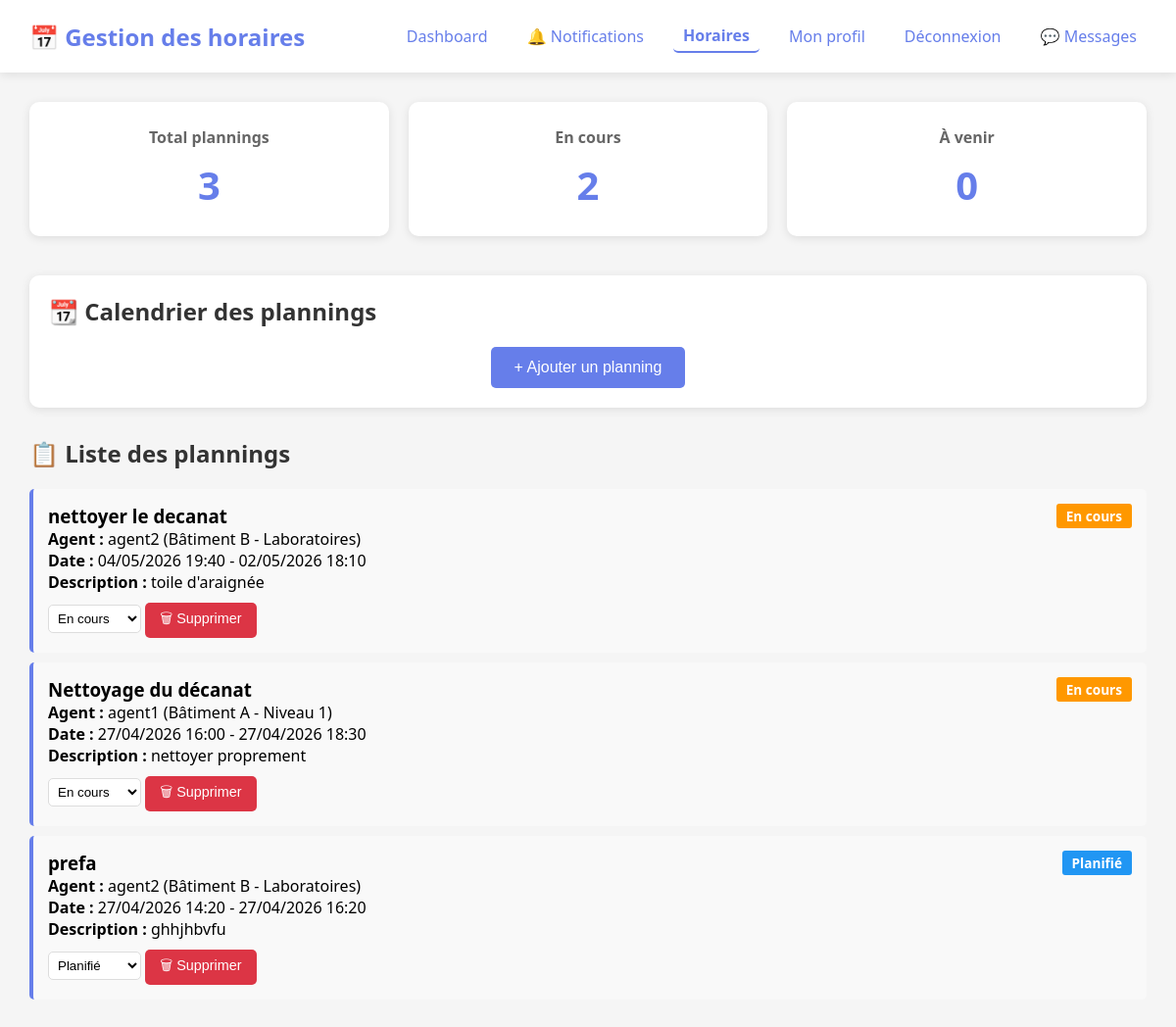
Page /schedules.php (signed in) on the committed database.
### tables this page shows
CREATE TABLE `schedules` (
  `id` int(11) NOT NULL,
  `agent_id` int(11) NOT NULL,
  `title` varchar(255) NOT NULL,
  `description` text DEFAULT NULL,
  `start_datetime` datetime NOT NULL,
  `end_datetime` datetime NOT NULL,
  `status` enum('planifie','en_cours','termine','annule') DEFAULT 'planifie',
  `created_by` int(11) NOT NULL,
  `created_at` timestamp NOT NULL DEFAULT current_timestamp(),
  `updated_at` timestamp NOT NULL DEFAULT current_timestamp() ON UPDATE current_timestamp()
);

CREATE TABLE `users` (
  `id` int(11) NOT NULL,
  `username` varchar(50) NOT NULL,
  `password` varchar(255) NOT NULL,
  `email` varchar(100) NOT NULL,
  `role` enum('responsable','agent') DEFAULT 'agent',
  `telephone` varchar(20) DEFAULT NULL,
  `secteur` varchar(100) DEFAULT NULL,
  `created_at` timestamp NOT NULL DEFAULT current_timestamp(),
  `updated_at` timestamp NOT NULL DEFAULT current_timestamp() ON UPDATE current_timestamp(),
  `profile_photo` varchar(255) DEFAULT NULL,
  `is_approved` tinyint(4) DEFAULT 0
);

### schedules.php (the view, shortened to what this page needs)
<?php
$database = new Database();
$db = $database->getConnection();
$schedulesQuery = "SELECT s.*, u.username as agent_name, u.secteur
                   FROM schedules s
                   JOIN users u ON s.agent_id = u.id
                   ORDER BY s.start_datetime DESC";
$schedulesStmt = $db->prepare($schedulesQuery);
$schedulesStmt->execute();
$schedules = $schedulesStmt->fetchAll(PDO::FETCH_ASSOC);
?>
<!DOCTYPE html>
<html lang="fr">
<head>
    <link rel="stylesheet" href="css/style.css">
    <link rel="stylesheet" href="https://cdn.jsdelivr.net/npm/fullcalendar@5.11.3/main.min.css">
</head>
<body>
    <div class="dashboard">
        <nav class="navbar">
            <h1>📅 Gestion des horaires</h1>
            <div class="nav-links">
                <a href="responsable_dashboard.php">Dashboard</a>
                <a href="notifications.php">🔔 Notifications</a>
                <a href="schedules.php" class="active">Horaires</a>
                <a href="profile.php">Mon profil</a>
                <a href="logout.php">Déconnexion</a>
                <a href="messages.php">
    💬 Messages
</a>
            </div>
        </nav>
        <div class="content">
            <div class="stats-cards">
                <div class="stat-card">
                    <h3>Total plannings</h3>
                    <p class="stat-number"><?php echo count($schedules); ?></p>
                </div>
                <div class="stat-card">
                    <h3>En cours</h3>
                    <p class="stat-number">
                        <?php
                        $enCours = array_filter($schedules, function($s) { return $s['status'] === 'en_cours'; });
                        echo count($enCours);
                        ?>
                    </p>
                </div>
                <div class="stat-card">
                    <h3>À venir</h3>
                    <p class="stat-number">
                        <?php
                        $aVenir = array_filter($schedules, function($s) {
                            return $s['status'] === 'planifie' && strtotime($s['start_datetime']) > time();
                        });
                        echo count($aVenir);
                        ?>
                    </p>
                </div>
            </div>
            <div class="calendar-container">
                <h2>📆 Calendrier des plannings</h2>
                <div style="margin-top: 20px; text-align: center;">
                    <button class="btn-primary" onclick="openAddModal()">+ Ajouter un planning</button>
                </div>
            </div>
            <h2>📋 Liste des plannings</h2>
            <div class="schedules-list">
                <?php foreach ($schedules as $schedule): ?>
                    <div class="schedule-item">
                        <div style="display: flex; justify-content: space-between; align-items: center;">
                            <h3><?php echo htmlspecialchars($schedule['title']); ?></h3>
                            <span class="schedule-status status-<?php echo $schedule['status']; ?>">
                                <?php
                                $statusLabels = ['planifie' => 'Planifié', 'en_cours' => 'En cours', 'termine' => 'Terminé', 'annule' => 'Annulé'];
                                echo $statusLabels[$schedule['status']];
                                ?>
                            </span>
                        </div>
                        <p><strong>Agent :</strong> <?php echo htmlspecialchars($schedule['agent_name']); ?> (<?php echo htmlspecialchars($schedule['secteur']); ?>)</p>
                        <p><strong>Date :</strong> <?php echo date('d/m/Y H:i', strtotime($schedule['start_datetime'])); ?> - <?php echo date('d/m/Y H:i', strtotime($schedule['end_datetime'])); ?></p>
                        <p><strong>Description :</strong> <?php echo nl2br(htmlspecialchars($schedule['description'] ?? 'Aucune description')); ?></p>
                        <div style="margin-top: 10px;">
                            <form method="POST" style="display: inline-block;">
                                <select name="status" onchange="this.form.submit()" style="padding: 5px; margin-right: 10px;">
                                    <option value="planifie" <?php echo $schedule['status'] == 'planifie' ? 'selected' : ''; ?>>Planifié</option>
                                    <option value="en_cours" <?php echo $schedule['status'] == 'en_cours' ? 'selected' : ''; ?>>En cours</option>
                                </select>
                            </form>
                            <form method="POST" style="display: inline-block;" onsubmit="return confirm('Supprimer ce planning ?')">
                                <button type="submit" class="btn-small btn-small-danger">🗑 Supprimer</button>
                            </form>
                        </div>
                    </div>
                <?php endforeach; ?>
            </div>
        </div>
    </div>
</body>
</html>

### style.css (style rules this page uses)
* { margin: 0; padding: 0; box-sizing: border-box; }
body { font-family: 'Segoe UI', Tahoma, Geneva, Verdana, sans-serif; background: linear-gradient(135deg, #667eea 0%, #764ba2 100%); min-height: 100vh; }
.dashboard { min-height: 100vh; background: #f5f5f5; }
.navbar { background: white; padding: 20px 30px; box-shadow: 0 2px 10px rgba(0,0,0,0.1); display: flex; justify-content: space-between; align-items: center; flex-wrap: wrap; }
.navbar h1 { color: #667eea; font-size: 1.5em; }
.nav-links { display: flex; gap: 20px; align-items: center; }
.nav-links a { text-decoration: none; color: #667eea; padding: 5px 10px; border-radius: 5px; transition: background 0.3s; }
.content { padding: 30px; max-width: 1200px; margin: 0 auto; }
.content h2 { color: #333; margin-bottom: 20px; margin-top: 30px; }
.content h2:first-of-type { margin-top: 0; }
.stats-cards { display: grid; grid-template-columns: repeat(auto-fit, minmax(250px, 1fr)); gap: 20px; margin-bottom: 40px; }
.stat-card { background: white; padding: 25px; border-radius: 10px; box-shadow: 0 2px 10px rgba(0,0,0,0.1); text-align: center; transition: transform 0.3s; }
.stat-card h3 { color: #666; font-size: 1em; margin-bottom: 10px; }
.stat-number { font-size: 2.5em; color: #667eea; font-weight: bold; }
.btn-primary, .btn-small { background: #667eea; color: white; border: none; padding: 12px 24px; border-radius: 5px; cursor: pointer; font-size: 1em; transition: background 0.3s; }
.btn-small { padding: 6px 15px; font-size: 0.9em; }
select { width: 100%; padding: 10px; border: 1px solid #ddd; border-radius: 5px; background: white; }
.schedules-list { max-height: 600px; overflow-y: auto; }
.active { font-weight: bold; border-bottom: 2px solid #667eea; }
select { padding: 8px 12px; border: 1px solid #ddd; border-radius: 5px; background: white; cursor: pointer; }

### schedules.php (style rules this page uses)
.calendar-container { background: white; padding: 20px; border-radius: 10px; margin-bottom: 30px; box-shadow: 0 2px 10px rgba(0,0,0,0.1); }
.schedule-item { background: #f9f9f9; padding: 15px; margin-bottom: 10px; border-radius: 5px; border-left: 4px solid #667eea; }
.schedule-status { display: inline-block; padding: 3px 10px; border-radius: 3px; font-size: 0.85em; font-weight: bold; }
.status-planifie { background: #2196F3; color: white; }
.status-en_cours { background: #FF9800; color: white; }
.btn-small-danger { background: #dc3545; color: white; }

### rows in the picture
schedules: title "nettoyer le decanat", status "En cours", agent.username "agent2", agent.secteur "Bâtiment B - Laboratoires", start_datetime "04/05/2026 19:40", end_datetime "02/05/2026 18:10", description "toile d'araignée"
schedules: title "Nettoyage du décanat", status "En cours", agent.username "agent1", agent.secteur "Bâtiment A - Niveau 1", start_datetime "27/04/2026 16:00", end_datetime "27/04/2026 18:30", description "nettoyer proprement"
schedules: title "prefa", status "Planifié", agent.username "agent2", agent.secteur "Bâtiment B - Laboratoires", start_datetime "27/04/2026 14:20", end_datetime "27/04/2026 16:20", description "ghhjhbvfu"

### other values in the picture
count($schedules) "3"
count($enCours) "2"
count($aVenir) "0"
